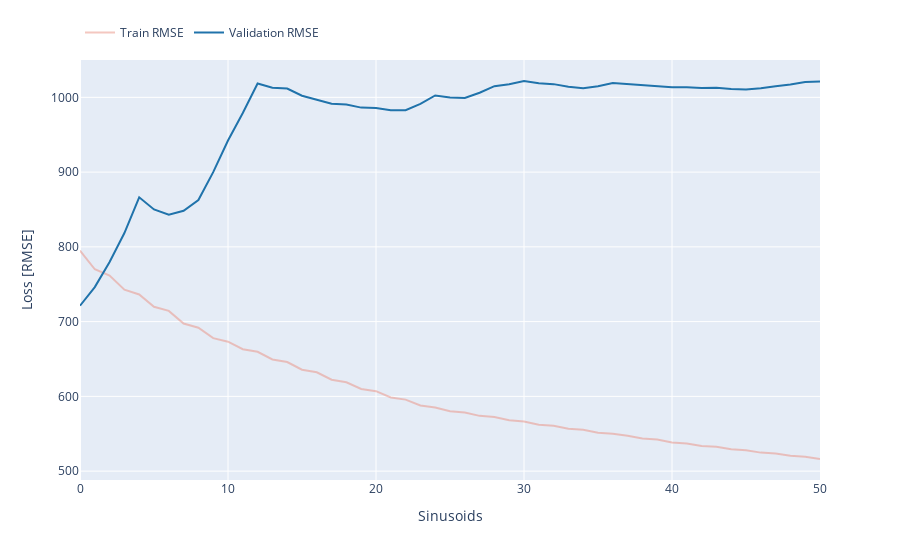

This figure's notebook cell:
### Code cell
fig = px.line(df_loss, x="Sinusoid", y=["Train RMSE", "Validation RMSE"], labels={"variable": ""}, color_discrete_sequence=["rgba(234,143,129,0.5)", "rgb(32,115,171)"])


fig.update_layout(
    xaxis_title="Sinusoids",
    yaxis_title="Loss [RMSE]",
    legend=dict(orientation="h",
                yanchor="top",
                y=1.1,
                xanchor="left",
                x=0.0,),

)

fig.show()

### Figure 1 — Plotly figure (JSON) as saved in the notebook; plotly's stock layout.template omitted (floating-point values rounded to 4 significant figures)
{"data": [{"hovertemplate": "=Train RMSE<br>Sinusoid=%{x}<br>value=%{y}<extra></extra>", "legendgroup": "Train RMSE", "line": {"color": "rgba(234,143,129,0.5)", "dash": "solid"}, "marker": {"symbol": "circle"}, "mode": "lines", "name": "Train RMSE", "orientation": "v", "showlegend": true, "x": [0, 1, 2, 3, 4, 5, 6, 7, 8, 9, 10, 11, 12, 13, 14, 15, 16, 17, 18, 19, 20, 21, 22, 23, 24, 25, 26, 27, 28, 29, 30, 31, 32, 33, 34, 35, 36, 37, 38, 39, 40, 41, 42, 43, 44, 45, 46, 47, 48, 49, 50], "xaxis": "x", "y": [795.1, 770.0, 761.5, 742.7, 736.4, 719.9, 714.4, 697.5, 691.8, 677.8, 673.1, 663.0, 659.6, 649.4, 646.0, 635.7, 632.2, 622.2, 618.9, 610.0, 606.9, 598.5, 595.7, 587.9, 585.2, 580.1, 578.4, 573.9, 572.4, 567.9, 566.4, 562.2, 560.7, 556.7, 555.3, 551.3, 550.0, 547.4, 543.6, 542.3, 538.4, 537.1, 533.7, 532.6, 529.2, 528.1, 524.8, 523.7, 520.5, 519.4, 516.2], "yaxis": "y", "type": "scatter"}, {"hovertemplate": "=Validation RMSE<br>Sinusoid=%{x}<br>value=%{y}<extra></extra>", "legendgroup": "Validation RMSE", "line": {"color": "rgb(32,115,171)", "dash": "solid"}, "marker": {"symbol": "circle"}, "mode": "lines", "name": "Validation RMSE", "orientation": "v", "showlegend": true, "x": [0, 1, 2, 3, 4, 5, 6, 7, 8, 9, 10, 11, 12, 13, 14, 15, 16, 17, 18, 19, 20, 21, 22, 23, 24, 25, 26, 27, 28, 29, 30, 31, 32, 33, 34, 35, 36, 37, 38, 39, 40, 41, 42, 43, 44, 45, 46, 47, 48, 49, 50], "xaxis": "x", "y": [721.2, 746.2, 779.8, 818.5, 866.2, 850.1, 843.1, 848.3, 862.7, 900.0, 942.3, 979.1, 1019.0, 1013.0, 1012.0, 1002.0, 996.8, 991.5, 990.3, 986.3, 985.9, 982.7, 982.9, 991.2, 1002.0, 999.8, 999.1, 1006.0, 1015.0, 1018.0, 1022.0, 1019.0, 1018.0, 1014.0, 1012.0, 1015.0, 1019.0, 1018.0, 1016.0, 1015.0, 1014.0, 1013.0, 1013.0, 1013.0, 1011.0, 1010.0, 1012.0, 1015.0, 1017.0, 1021.0, 1021.0], "yaxis": "y", "type": "scatter"}], "layout": {"xaxis": {"anchor": "y", "domain": [0.0, 1.0], "title": {"text": "Sinusoids"}}, "yaxis": {"anchor": "x", "domain": [0.0, 1.0], "title": {"text": "Loss [RMSE]"}}, "legend": {"title": {"text": ""}, "tracegroupgap": 0, "orientation": "h", "yanchor": "top", "y": 1.1, "xanchor": "left", "x": 0.0}, "margin": {"t": 60}}}
